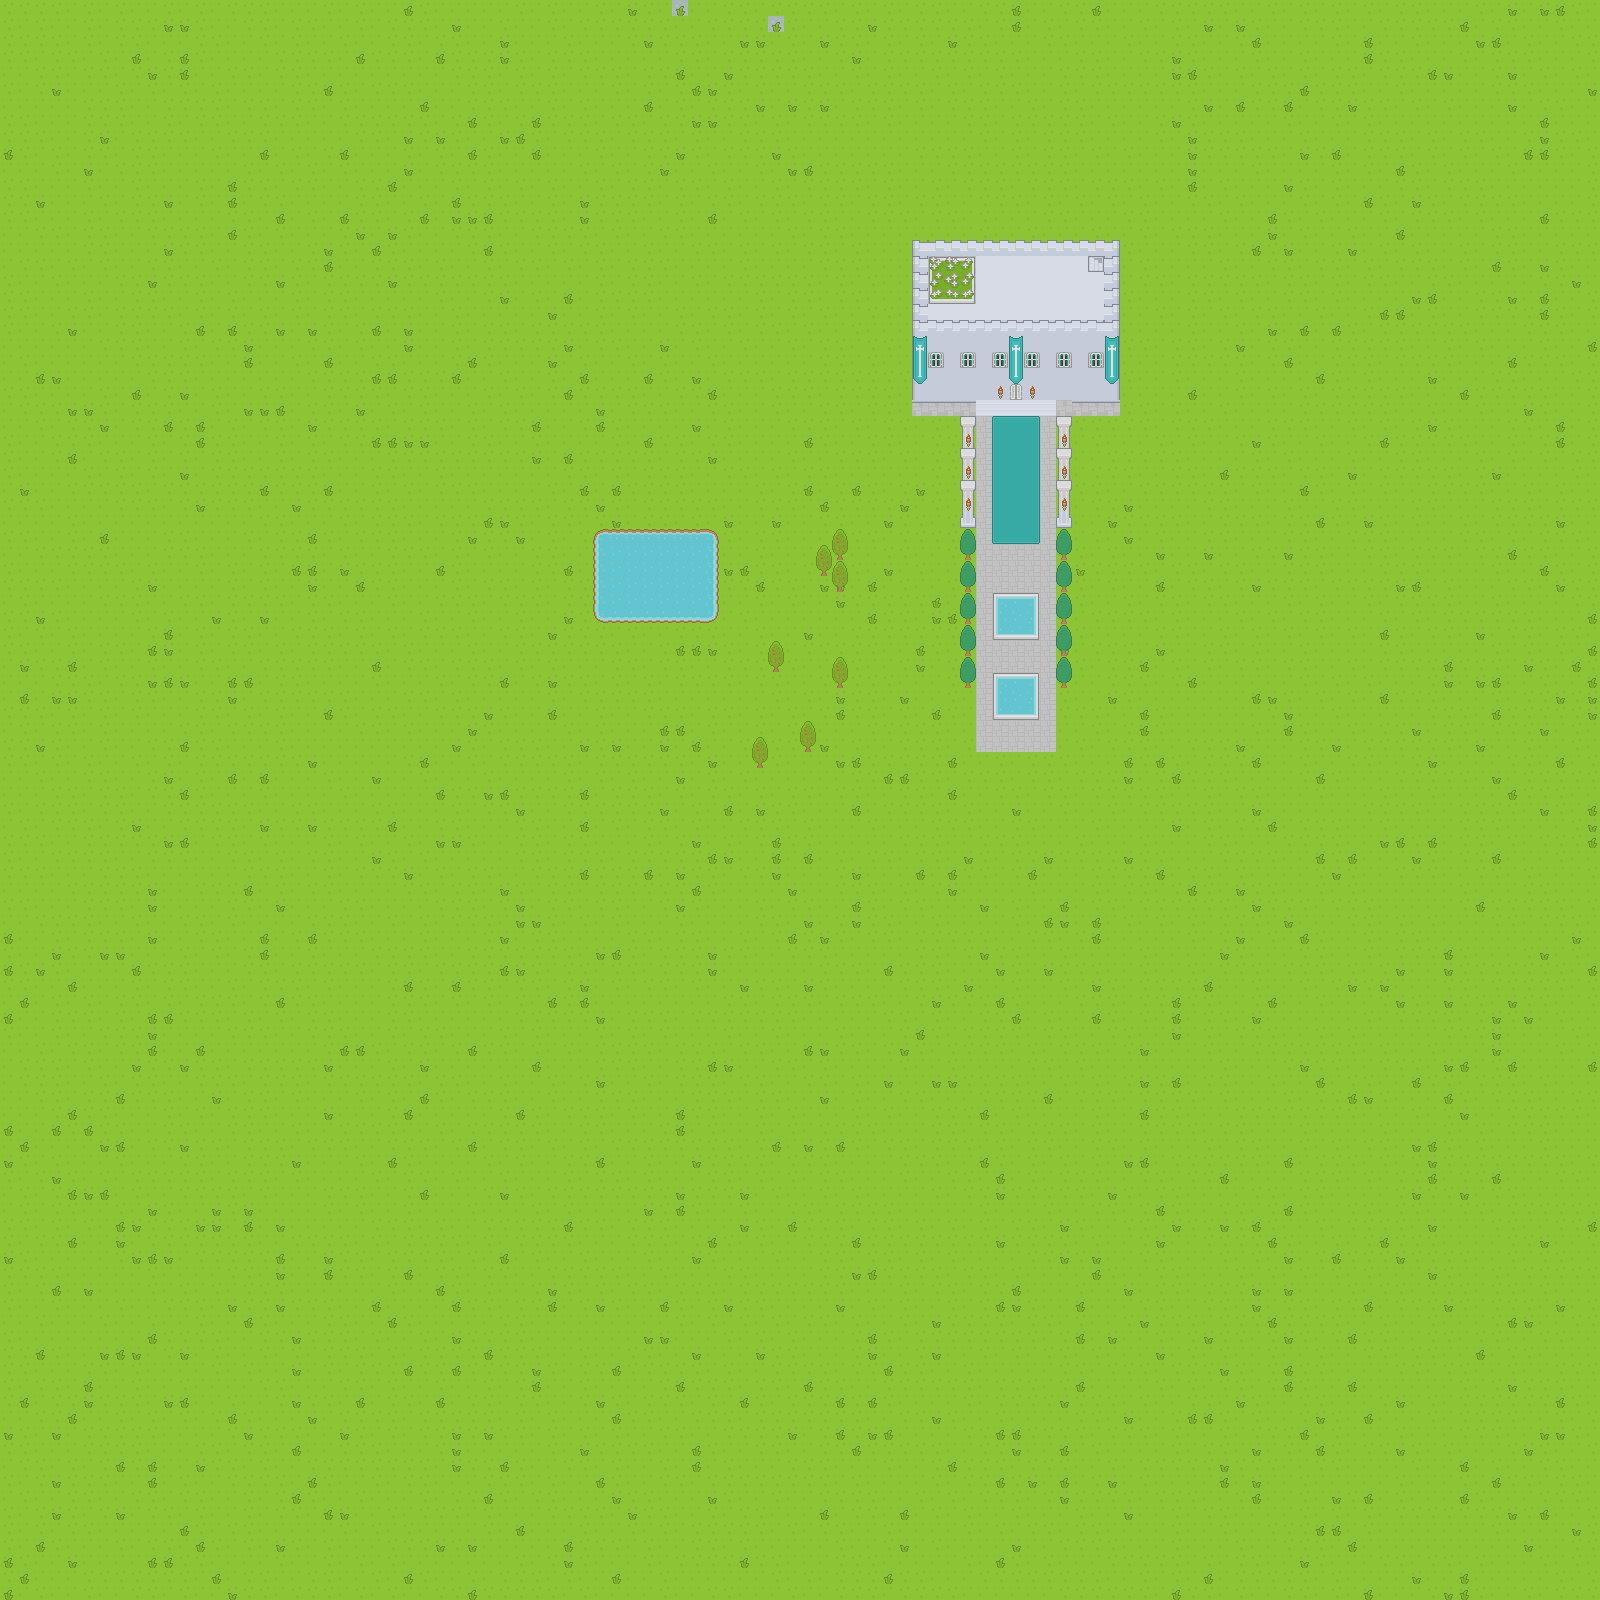

This is a level from a 2D game, rendered from its Tiled map with the project's own tilesets. A one-line summary and the map file follow, with tile-layer data summarised:
An orthogonal 100x100 tile map with 16x16 px tiles, 5 tile layers (Tile Layer 1, Grass, Temple, Trees, ...).

<map version="1.2" tiledversion="1.2.3" orientation="orthogonal" renderorder="right-down" width="100" height="100" tilewidth="16" tileheight="16" infinite="0" nextlayerid="10" nextobjectid="1">
 <properties>
  <property name="unity:scale" type="float" value="3" />
 </properties>
 <tileset firstgid="1" source="TileSetBasic.tsx" />
 <layer id="1" name="Tile Layer 1" width="100" height="100" locked="1">
  <data>[10000 cells, 10000 non-empty, 12 distinct tile ids]</data>
 </layer>
 <layer id="2" name="Grass" width="100" height="100">
  <data>[10000 cells, 9417 non-empty, 8 distinct tile ids]</data>
 </layer>
 <layer id="9" name="Temple" width="100" height="100">
  <data>[10000 cells, 218 non-empty, 44 distinct tile ids]</data>
 </layer>
 <layer id="3" name="Trees" width="100" height="100">
  <properties>
   <property name="unity:sortingLayerName" value="Trees" />
  </properties>
  <data>[10000 cells, 32 non-empty, 7 distinct tile ids]</data>
 </layer>
 <layer id="5" name="Collision_Red_Box" width="100" height="100" locked="1" opacity="0">
  <data>[10000 cells, 184 non-empty, 2 distinct tile ids]</data>
 </layer>
</map>
